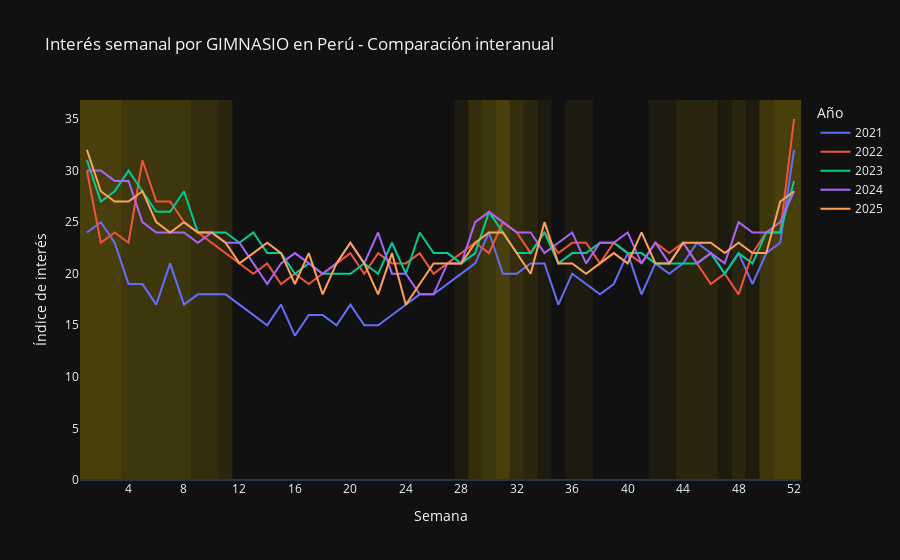
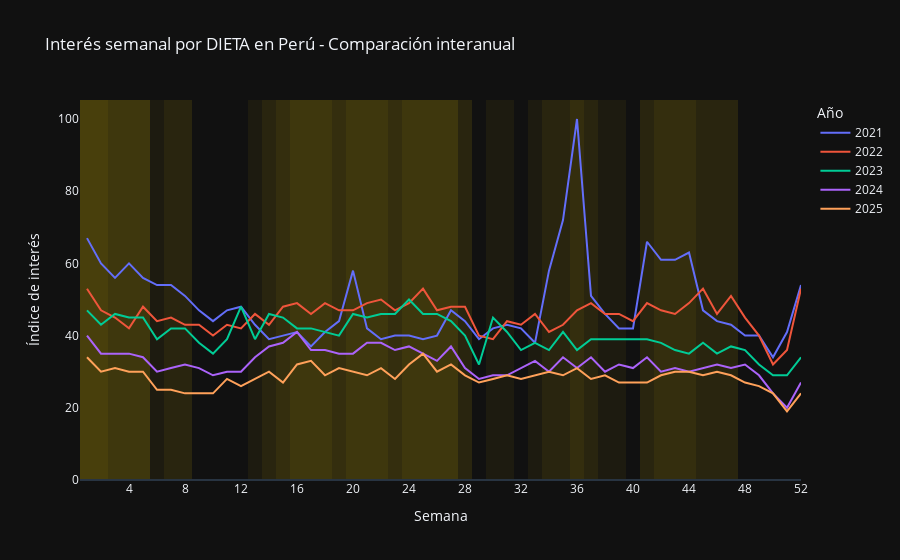
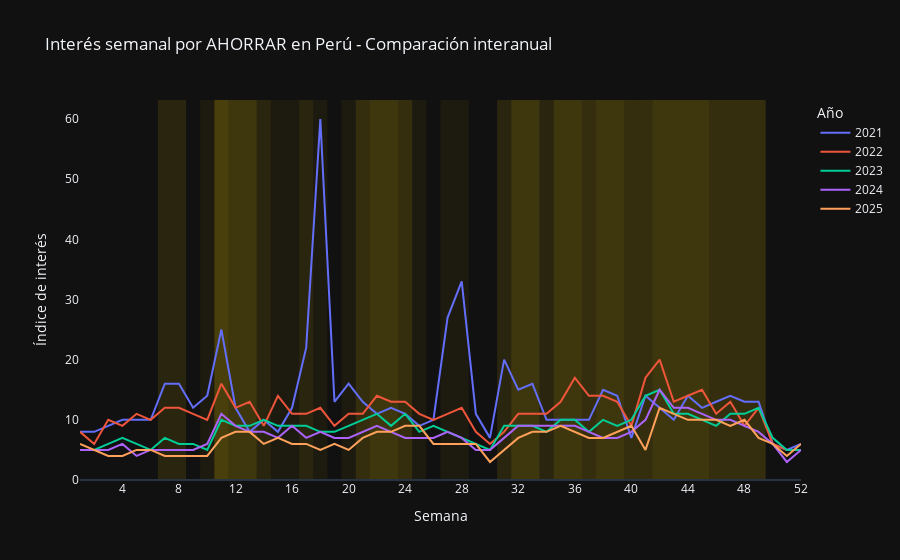

The cell these charts' notebook holds for them, in order:
### Code cell
for keyword in df['keyword'].unique():
    df_keyword = df[df['keyword'] == keyword]

    fig = px.line(
        df_keyword,
        x='week',
        y='interest',
        color='year',
        line_group='year',
        markers=False,
        title=f'Interés semanal por {keyword.upper()} en Perú - Comparación interanual',
        labels={
            'week': 'Semana',
            'interest': 'Índice de interés',
            'year': 'Año'
        },
        template='plotly_dark'
    )

    # Agregar bandas de hype
    hype_intervals = get_hype_intervals(df_keyword)

    for year, w_start, w_end in hype_intervals:
        fig.add_vrect(
            x0=w_start - 0.5,
            x1=w_end + 0.5,
            fillcolor='rgba(255, 215, 0, 0.05)',  # dorado suave
            layer='below',
            line_width=0
        )

    fig.update_layout(
        xaxis=dict(dtick=4),
        hovermode='x unified'
    )

    fig.update_xaxes(showgrid=False)
    fig.update_yaxes(rangemode='tozero', showgrid=False)

    fig.show()

### Figure 1 — Plotly figure (JSON) as saved in the notebook; plotly's stock layout.template omitted (floating-point values rounded to 4 significant figures)
{"data": [{"hovertemplate": "Año=2021<br>Semana=%{x}<br>Índice de interés=%{y}<extra></extra>", "legendgroup": "2021", "line": {"color": "#636efa", "dash": "solid"}, "marker": {"symbol": "circle"}, "mode": "lines", "name": "2021", "orientation": "v", "showlegend": true, "type": "scatter", "x": [1, 2, 3, 4, 5, 6, 7, 8, 9, 10, 11, 12, 13, 14, 15, 16, 17, 18, 19, 20, 21, 22, 23, 24, 25, 26, 27, 28, 29, 30, 31, 32, 33, 34, 35, 36, 37, 38, 39, 40, 41, 42, 43, 44, 45, 46, 47, 48, 49, 50, 51, 52], "xaxis": "x", "y": [24, 25, 23, 19, 19, 17, 21, 17, 18, 18, 18, 17, 16, 15, 17, 14, 16, 16, 15, 17, 15, 15, 16, 17, 18, 18, 19, 20, 21, 24, 20, 20, 21, 21, 17, 20, 19, 18, 19, 22, 18, 21, 20, 21, 23, 22, 20, 22, 19, 22, 23, 32], "yaxis": "y"}, {"hovertemplate": "Año=2022<br>Semana=%{x}<br>Índice de interés=%{y}<extra></extra>", "legendgroup": "2022", "line": {"color": "#EF553B", "dash": "solid"}, "marker": {"symbol": "circle"}, "mode": "lines", "name": "2022", "orientation": "v", "showlegend": true, "type": "scatter", "x": [1, 2, 3, 4, 5, 6, 7, 8, 9, 10, 11, 12, 13, 14, 15, 16, 17, 18, 19, 20, 21, 22, 23, 24, 25, 26, 27, 28, 29, 30, 31, 32, 33, 34, 35, 36, 37, 38, 39, 40, 41, 42, 43, 44, 45, 46, 47, 48, 49, 50, 51, 52], "xaxis": "x", "y": [30, 23, 24, 23, 31, 27, 27, 25, 24, 23, 22, 21, 20, 21, 19, 20, 19, 20, 21, 22, 20, 22, 21, 21, 22, 20, 21, 22, 23, 22, 25, 24, 22, 24, 22, 23, 23, 21, 23, 22, 21, 23, 22, 23, 21, 19, 20, 18, 22, 24, 24, 35], "yaxis": "y"}, {"hovertemplate": "Año=2023<br>Semana=%{x}<br>Índice de interés=%{y}<extra></extra>", "legendgroup": "2023", "line": {"color": "#00cc96", "dash": "solid"}, "marker": {"symbol": "circle"}, "mode": "lines", "name": "2023", "orientation": "v", "showlegend": true, "type": "scatter", "x": [1, 2, 3, 4, 5, 6, 7, 8, 9, 10, 11, 12, 13, 14, 15, 16, 17, 18, 19, 20, 21, 22, 23, 24, 25, 26, 27, 28, 29, 30, 31, 32, 33, 34, 35, 36, 37, 38, 39, 40, 41, 42, 43, 44, 45, 46, 47, 48, 49, 50, 51, 52], "xaxis": "x", "y": [31, 27, 28, 30, 28, 26, 26, 28, 24, 24, 24, 23, 24, 22, 22, 20, 21, 20, 20, 20, 21, 20, 23, 20, 24, 22, 22, 21, 22, 26, 24, 22, 22, 24, 21, 22, 22, 23, 23, 22, 22, 21, 21, 21, 21, 22, 20, 22, 21, 24, 24, 29], "yaxis": "y"}, {"hovertemplate": "Año=2024<br>Semana=%{x}<br>Índice de interés=%{y}<extra></extra>", "legendgroup": "2024", "line": {"color": "#ab63fa", "dash": "solid"}, "marker": {"symbol": "circle"}, "mode": "lines", "name": "2024", "orientation": "v", "showlegend": true, "type": "scatter", "x": [1, 2, 3, 4, 5, 6, 7, 8, 9, 10, 11, 12, 13, 14, 15, 16, 17, 18, 19, 20, 21, 22, 23, 24, 25, 26, 27, 28, 29, 30, 31, 32, 33, 34, 35, 36, 37, 38, 39, 40, 41, 42, 43, 44, 45, 46, 47, 48, 49, 50, 51, 52], "xaxis": "x", "y": [30, 30, 29, 29, 25, 24, 24, 24, 23, 24, 23, 23, 21, 19, 21, 22, 21, 20, 21, 23, 21, 24, 20, 20, 18, 18, 21, 21, 25, 26, 25, 24, 24, 22, 23, 24, 21, 23, 23, 24, 21, 23, 21, 23, 21, 22, 21, 25, 24, 24, 25, 28], "yaxis": "y"}, {"hovertemplate": "Año=2025<br>Semana=%{x}<br>Índice de interés=%{y}<extra></extra>", "legendgroup": "2025", "line": {"color": "#FFA15A", "dash": "solid"}, "marker": {"symbol": "circle"}, "mode": "lines", "name": "2025", "orientation": "v", "showlegend": true, "type": "scatter", "x": [1, 2, 3, 4, 5, 6, 7, 8, 9, 10, 11, 12, 13, 14, 15, 16, 17, 18, 19, 20, 21, 22, 23, 24, 25, 26, 27, 28, 29, 30, 31, 32, 33, 34, 35, 36, 37, 38, 39, 40, 41, 42, 43, 44, 45, 46, 47, 48, 49, 50, 51, 52], "xaxis": "x", "y": [32, 28, 27, 27, 28, 25, 24, 25, 24, 24, 23, 21, 22, 23, 22, 19, 22, 18, 21, 23, 21, 18, 22, 17, 19, 21, 21, 21, 23, 24, 24, 22, 20, 25, 21, 21, 20, 21, 22, 21, 24, 21, 21, 23, 23, 23, 22, 23, 22, 22, 27, 28], "yaxis": "y"}], "layout": {"hovermode": "x unified", "legend": {"title": {"text": "Año"}, "tracegroupgap": 0}, "shapes": [{"fillcolor": "rgba(255, 215, 0, 0.05)", "layer": "below", "line": {"width": 0}, "type": "rect", "x0": 0.5, "x1": 3.5, "xref": "x", "y0": 0, "y1": 1, "yref": "y domain"}, {"fillcolor": "rgba(255, 215, 0, 0.05)", "layer": "below", "line": {"width": 0}, "type": "rect", "x0": 27.5, "x1": 34.5, "xref": "x", "y0": 0, "y1": 1, "yref": "y domain"}, {"fillcolor": "rgba(255, 215, 0, 0.05)", "layer": "below", "line": {"width": 0}, "type": "rect", "x0": 41.5, "x1": 48.5, "xref": "x", "y0": 0, "y1": 1, "yref": "y domain"}, {"fillcolor": "rgba(255, 215, 0, 0.05)", "layer": "below", "line": {"width": 0}, "type": "rect", "x0": 49.5, "x1": 52.5, "xref": "x", "y0": 0, "y1": 1, "yref": "y domain"}, {"fillcolor": "rgba(255, 215, 0, 0.05)", "layer": "below", "line": {"width": 0}, "type": "rect", "x0": 0.5, "x1": 10.5, "xref": "x", "y0": 0, "y1": 1, "yref": "y domain"}, {"fillcolor": "rgba(255, 215, 0, 0.05)", "layer": "below", "line": {"width": 0}, "type": "rect", "x0": 30.5, "x1": 32.5, "xref": "x", "y0": 0, "y1": 1, "yref": "y domain"}, {"fillcolor": "rgba(255, 215, 0, 0.05)", "layer": "below", "line": {"width": 0}, "type": "rect", "x0": 35.5, "x1": 37.5, "xref": "x", "y0": 0, "y1": 1, "yref": "y domain"}, {"fillcolor": "rgba(255, 215, 0, 0.05)", "layer": "below", "line": {"width": 0}, "type": "rect", "x0": 49.5, "x1": 52.5, "xref": "x", "y0": 0, "y1": 1, "yref": "y domain"}, {"fillcolor": "rgba(255, 215, 0, 0.05)", "layer": "below", "line": {"width": 0}, "type": "rect", "x0": 0.5, "x1": 11.5, "xref": "x", "y0": 0, "y1": 1, "yref": "y domain"}, {"fillcolor": "rgba(255, 215, 0, 0.05)", "layer": "below", "line": {"width": 0}, "type": "rect", "x0": 29.5, "x1": 31.5, "xref": "x", "y0": 0, "y1": 1, "yref": "y domain"}, {"fillcolor": "rgba(255, 215, 0, 0.05)", "layer": "below", "line": {"width": 0}, "type": "rect", "x0": 49.5, "x1": 52.5, "xref": "x", "y0": 0, "y1": 1, "yref": "y domain"}, {"fillcolor": "rgba(255, 215, 0, 0.05)", "layer": "below", "line": {"width": 0}, "type": "rect", "x0": 0.5, "x1": 8.5, "xref": "x", "y0": 0, "y1": 1, "yref": "y domain"}, {"fillcolor": "rgba(255, 215, 0, 0.05)", "layer": "below", "line": {"width": 0}, "type": "rect", "x0": 28.5, "x1": 33.5, "xref": "x", "y0": 0, "y1": 1, "yref": "y domain"}, {"fillcolor": "rgba(255, 215, 0, 0.05)", "layer": "below", "line": {"width": 0}, "type": "rect", "x0": 47.5, "x1": 52.5, "xref": "x", "y0": 0, "y1": 1, "yref": "y domain"}, {"fillcolor": "rgba(255, 215, 0, 0.05)", "layer": "below", "line": {"width": 0}, "type": "rect", "x0": 0.5, "x1": 11.5, "xref": "x", "y0": 0, "y1": 1, "yref": "y domain"}, {"fillcolor": "rgba(255, 215, 0, 0.05)", "layer": "below", "line": {"width": 0}, "type": "rect", "x0": 28.5, "x1": 31.5, "xref": "x", "y0": 0, "y1": 1, "yref": "y domain"}, {"fillcolor": "rgba(255, 215, 0, 0.05)", "layer": "below", "line": {"width": 0}, "type": "rect", "x0": 43.5, "x1": 46.5, "xref": "x", "y0": 0, "y1": 1, "yref": "y domain"}, {"fillcolor": "rgba(255, 215, 0, 0.05)", "layer": "below", "line": {"width": 0}, "type": "rect", "x0": 50.5, "x1": 52.5, "xref": "x", "y0": 0, "y1": 1, "yref": "y domain"}], "title": {"text": "Interés semanal por GIMNASIO en Perú - Comparación interanual"}, "xaxis": {"anchor": "y", "domain": [0, 1], "dtick": 4, "showgrid": false, "title": {"text": "Semana"}}, "yaxis": {"anchor": "x", "domain": [0, 1], "rangemode": "tozero", "showgrid": false, "title": {"text": "Índice de interés"}}}}

### Figure 2 — Plotly figure (JSON) as saved in the notebook; plotly's stock layout.template omitted (floating-point values rounded to 4 significant figures)
{"data": [{"hovertemplate": "Año=2021<br>Semana=%{x}<br>Índice de interés=%{y}<extra></extra>", "legendgroup": "2021", "line": {"color": "#636efa", "dash": "solid"}, "marker": {"symbol": "circle"}, "mode": "lines", "name": "2021", "orientation": "v", "showlegend": true, "type": "scatter", "x": [1, 2, 3, 4, 5, 6, 7, 8, 9, 10, 11, 12, 13, 14, 15, 16, 17, 18, 19, 20, 21, 22, 23, 24, 25, 26, 27, 28, 29, 30, 31, 32, 33, 34, 35, 36, 37, 38, 39, 40, 41, 42, 43, 44, 45, 46, 47, 48, 49, 50, 51, 52], "xaxis": "x", "y": [67, 60, 56, 60, 56, 54, 54, 51, 47, 44, 47, 48, 43, 39, 40, 41, 37, 41, 44, 58, 42, 39, 40, 40, 39, 40, 47, 44, 39, 42, 43, 42, 38, 58, 72, 100, 51, 46, 42, 42, 66, 61, 61, 63, 47, 44, 43, 40, 40, 34, 41, 54], "yaxis": "y"}, {"hovertemplate": "Año=2022<br>Semana=%{x}<br>Índice de interés=%{y}<extra></extra>", "legendgroup": "2022", "line": {"color": "#EF553B", "dash": "solid"}, "marker": {"symbol": "circle"}, "mode": "lines", "name": "2022", "orientation": "v", "showlegend": true, "type": "scatter", "x": [1, 2, 3, 4, 5, 6, 7, 8, 9, 10, 11, 12, 13, 14, 15, 16, 17, 18, 19, 20, 21, 22, 23, 24, 25, 26, 27, 28, 29, 30, 31, 32, 33, 34, 35, 36, 37, 38, 39, 40, 41, 42, 43, 44, 45, 46, 47, 48, 49, 50, 51, 52], "xaxis": "x", "y": [53, 47, 45, 42, 48, 44, 45, 43, 43, 40, 43, 42, 46, 43, 48, 49, 46, 49, 47, 47, 49, 50, 47, 49, 53, 47, 48, 48, 40, 39, 44, 43, 46, 41, 43, 47, 49, 46, 46, 44, 49, 47, 46, 49, 53, 46, 51, 45, 40, 32, 36, 53], "yaxis": "y"}, {"hovertemplate": "Año=2023<br>Semana=%{x}<br>Índice de interés=%{y}<extra></extra>", "legendgroup": "2023", "line": {"color": "#00cc96", "dash": "solid"}, "marker": {"symbol": "circle"}, "mode": "lines", "name": "2023", "orientation": "v", "showlegend": true, "type": "scatter", "x": [1, 2, 3, 4, 5, 6, 7, 8, 9, 10, 11, 12, 13, 14, 15, 16, 17, 18, 19, 20, 21, 22, 23, 24, 25, 26, 27, 28, 29, 30, 31, 32, 33, 34, 35, 36, 37, 38, 39, 40, 41, 42, 43, 44, 45, 46, 47, 48, 49, 50, 51, 52], "xaxis": "x", "y": [47, 43, 46, 45, 45, 39, 42, 42, 38, 35, 39, 48, 39, 46, 45, 42, 42, 41, 40, 46, 45, 46, 46, 50, 46, 46, 44, 40, 32, 45, 41, 36, 38, 36, 41, 36, 39, 39, 39, 39, 39, 38, 36, 35, 38, 35, 37, 36, 32, 29, 29, 34], "yaxis": "y"}, {"hovertemplate": "Año=2024<br>Semana=%{x}<br>Índice de interés=%{y}<extra></extra>", "legendgroup": "2024", "line": {"color": "#ab63fa", "dash": "solid"}, "marker": {"symbol": "circle"}, "mode": "lines", "name": "2024", "orientation": "v", "showlegend": true, "type": "scatter", "x": [1, 2, 3, 4, 5, 6, 7, 8, 9, 10, 11, 12, 13, 14, 15, 16, 17, 18, 19, 20, 21, 22, 23, 24, 25, 26, 27, 28, 29, 30, 31, 32, 33, 34, 35, 36, 37, 38, 39, 40, 41, 42, 43, 44, 45, 46, 47, 48, 49, 50, 51, 52], "xaxis": "x", "y": [40, 35, 35, 35, 34, 30, 31, 32, 31, 29, 30, 30, 34, 37, 38, 41, 36, 36, 35, 35, 38, 38, 36, 37, 35, 33, 37, 31, 28, 29, 29, 31, 33, 30, 34, 31, 34, 30, 32, 31, 34, 30, 31, 30, 31, 32, 31, 32, 29, 24, 20, 27], "yaxis": "y"}, {"hovertemplate": "Año=2025<br>Semana=%{x}<br>Índice de interés=%{y}<extra></extra>", "legendgroup": "2025", "line": {"color": "#FFA15A", "dash": "solid"}, "marker": {"symbol": "circle"}, "mode": "lines", "name": "2025", "orientation": "v", "showlegend": true, "type": "scatter", "x": [1, 2, 3, 4, 5, 6, 7, 8, 9, 10, 11, 12, 13, 14, 15, 16, 17, 18, 19, 20, 21, 22, 23, 24, 25, 26, 27, 28, 29, 30, 31, 32, 33, 34, 35, 36, 37, 38, 39, 40, 41, 42, 43, 44, 45, 46, 47, 48, 49, 50, 51, 52], "xaxis": "x", "y": [34, 30, 31, 30, 30, 25, 25, 24, 24, 24, 28, 26, 28, 30, 27, 32, 33, 29, 31, 30, 29, 31, 28, 32, 35, 30, 32, 29, 27, 28, 29, 28, 29, 30, 29, 31, 28, 29, 27, 27, 27, 29, 30, 30, 29, 30, 29, 27, 26, 24, 19, 24], "yaxis": "y"}], "layout": {"hovermode": "x unified", "legend": {"title": {"text": "Año"}, "tracegroupgap": 0}, "shapes": [{"fillcolor": "rgba(255, 215, 0, 0.05)", "layer": "below", "line": {"width": 0}, "type": "rect", "x0": 0.5, "x1": 8.5, "xref": "x", "y0": 0, "y1": 1, "yref": "y domain"}, {"fillcolor": "rgba(255, 215, 0, 0.05)", "layer": "below", "line": {"width": 0}, "type": "rect", "x0": 33.5, "x1": 37.5, "xref": "x", "y0": 0, "y1": 1, "yref": "y domain"}, {"fillcolor": "rgba(255, 215, 0, 0.05)", "layer": "below", "line": {"width": 0}, "type": "rect", "x0": 40.5, "x1": 44.5, "xref": "x", "y0": 0, "y1": 1, "yref": "y domain"}, {"fillcolor": "rgba(255, 215, 0, 0.05)", "layer": "below", "line": {"width": 0}, "type": "rect", "x0": 0.5, "x1": 2.5, "xref": "x", "y0": 0, "y1": 1, "yref": "y domain"}, {"fillcolor": "rgba(255, 215, 0, 0.05)", "layer": "below", "line": {"width": 0}, "type": "rect", "x0": 14.5, "x1": 28.5, "xref": "x", "y0": 0, "y1": 1, "yref": "y domain"}, {"fillcolor": "rgba(255, 215, 0, 0.05)", "layer": "below", "line": {"width": 0}, "type": "rect", "x0": 35.5, "x1": 39.5, "xref": "x", "y0": 0, "y1": 1, "yref": "y domain"}, {"fillcolor": "rgba(255, 215, 0, 0.05)", "layer": "below", "line": {"width": 0}, "type": "rect", "x0": 40.5, "x1": 47.5, "xref": "x", "y0": 0, "y1": 1, "yref": "y domain"}, {"fillcolor": "rgba(255, 215, 0, 0.05)", "layer": "below", "line": {"width": 0}, "type": "rect", "x0": 0.5, "x1": 5.5, "xref": "x", "y0": 0, "y1": 1, "yref": "y domain"}, {"fillcolor": "rgba(255, 215, 0, 0.05)", "layer": "below", "line": {"width": 0}, "type": "rect", "x0": 6.5, "x1": 8.5, "xref": "x", "y0": 0, "y1": 1, "yref": "y domain"}, {"fillcolor": "rgba(255, 215, 0, 0.05)", "layer": "below", "line": {"width": 0}, "type": "rect", "x0": 13.5, "x1": 18.5, "xref": "x", "y0": 0, "y1": 1, "yref": "y domain"}, {"fillcolor": "rgba(255, 215, 0, 0.05)", "layer": "below", "line": {"width": 0}, "type": "rect", "x0": 19.5, "x1": 27.5, "xref": "x", "y0": 0, "y1": 1, "yref": "y domain"}, {"fillcolor": "rgba(255, 215, 0, 0.05)", "layer": "below", "line": {"width": 0}, "type": "rect", "x0": 29.5, "x1": 31.5, "xref": "x", "y0": 0, "y1": 1, "yref": "y domain"}, {"fillcolor": "rgba(255, 215, 0, 0.05)", "layer": "below", "line": {"width": 0}, "type": "rect", "x0": 0.5, "x1": 5.5, "xref": "x", "y0": 0, "y1": 1, "yref": "y domain"}, {"fillcolor": "rgba(255, 215, 0, 0.05)", "layer": "below", "line": {"width": 0}, "type": "rect", "x0": 12.5, "x1": 27.5, "xref": "x", "y0": 0, "y1": 1, "yref": "y domain"}, {"fillcolor": "rgba(255, 215, 0, 0.05)", "layer": "below", "line": {"width": 0}, "type": "rect", "x0": 0.5, "x1": 5.5, "xref": "x", "y0": 0, "y1": 1, "yref": "y domain"}, {"fillcolor": "rgba(255, 215, 0, 0.05)", "layer": "below", "line": {"width": 0}, "type": "rect", "x0": 15.5, "x1": 22.5, "xref": "x", "y0": 0, "y1": 1, "yref": "y domain"}, {"fillcolor": "rgba(255, 215, 0, 0.05)", "layer": "below", "line": {"width": 0}, "type": "rect", "x0": 23.5, "x1": 28.5, "xref": "x", "y0": 0, "y1": 1, "yref": "y domain"}, {"fillcolor": "rgba(255, 215, 0, 0.05)", "layer": "below", "line": {"width": 0}, "type": "rect", "x0": 32.5, "x1": 36.5, "xref": "x", "y0": 0, "y1": 1, "yref": "y domain"}, {"fillcolor": "rgba(255, 215, 0, 0.05)", "layer": "below", "line": {"width": 0}, "type": "rect", "x0": 41.5, "x1": 47.5, "xref": "x", "y0": 0, "y1": 1, "yref": "y domain"}], "title": {"text": "Interés semanal por DIETA en Perú - Comparación interanual"}, "xaxis": {"anchor": "y", "domain": [0, 1], "dtick": 4, "showgrid": false, "title": {"text": "Semana"}}, "yaxis": {"anchor": "x", "domain": [0, 1], "rangemode": "tozero", "showgrid": false, "title": {"text": "Índice de interés"}}}}

### Figure 3 — Plotly figure (JSON) as saved in the notebook; plotly's stock layout.template omitted (floating-point values rounded to 4 significant figures)
{"data": [{"hovertemplate": "Año=2021<br>Semana=%{x}<br>Índice de interés=%{y}<extra></extra>", "legendgroup": "2021", "line": {"color": "#636efa", "dash": "solid"}, "marker": {"symbol": "circle"}, "mode": "lines", "name": "2021", "orientation": "v", "showlegend": true, "type": "scatter", "x": [1, 2, 3, 4, 5, 6, 7, 8, 9, 10, 11, 12, 13, 14, 15, 16, 17, 18, 19, 20, 21, 22, 23, 24, 25, 26, 27, 28, 29, 30, 31, 32, 33, 34, 35, 36, 37, 38, 39, 40, 41, 42, 43, 44, 45, 46, 47, 48, 49, 50, 51, 52], "xaxis": "x", "y": [8, 8, 9, 10, 10, 10, 16, 16, 12, 14, 25, 12, 8, 10, 8, 12, 22, 60, 13, 16, 13, 11, 12, 11, 9, 10, 27, 33, 11, 7, 20, 15, 16, 10, 10, 10, 10, 15, 14, 7, 14, 12, 10, 14, 12, 13, 14, 13, 13, 6, 5, 6], "yaxis": "y"}, {"hovertemplate": "Año=2022<br>Semana=%{x}<br>Índice de interés=%{y}<extra></extra>", "legendgroup": "2022", "line": {"color": "#EF553B", "dash": "solid"}, "marker": {"symbol": "circle"}, "mode": "lines", "name": "2022", "orientation": "v", "showlegend": true, "type": "scatter", "x": [1, 2, 3, 4, 5, 6, 7, 8, 9, 10, 11, 12, 13, 14, 15, 16, 17, 18, 19, 20, 21, 22, 23, 24, 25, 26, 27, 28, 29, 30, 31, 32, 33, 34, 35, 36, 37, 38, 39, 40, 41, 42, 43, 44, 45, 46, 47, 48, 49, 50, 51, 52], "xaxis": "x", "y": [8, 6, 10, 9, 11, 10, 12, 12, 11, 10, 16, 12, 13, 9, 14, 11, 11, 12, 9, 11, 11, 14, 13, 13, 11, 10, 11, 12, 8, 6, 8, 11, 11, 11, 13, 17, 14, 14, 13, 9, 17, 20, 13, 14, 15, 11, 13, 9, 12, 6, 5, 5], "yaxis": "y"}, {"hovertemplate": "Año=2023<br>Semana=%{x}<br>Índice de interés=%{y}<extra></extra>", "legendgroup": "2023", "line": {"color": "#00cc96", "dash": "solid"}, "marker": {"symbol": "circle"}, "mode": "lines", "name": "2023", "orientation": "v", "showlegend": true, "type": "scatter", "x": [1, 2, 3, 4, 5, 6, 7, 8, 9, 10, 11, 12, 13, 14, 15, 16, 17, 18, 19, 20, 21, 22, 23, 24, 25, 26, 27, 28, 29, 30, 31, 32, 33, 34, 35, 36, 37, 38, 39, 40, 41, 42, 43, 44, 45, 46, 47, 48, 49, 50, 51, 52], "xaxis": "x", "y": [5, 5, 6, 7, 6, 5, 7, 6, 6, 5, 10, 9, 9, 10, 9, 9, 9, 8, 8, 9, 10, 11, 9, 11, 8, 9, 8, 7, 6, 5, 9, 9, 9, 8, 10, 10, 8, 10, 9, 10, 14, 15, 11, 11, 10, 9, 11, 11, 12, 7, 5, 5], "yaxis": "y"}, {"hovertemplate": "Año=2024<br>Semana=%{x}<br>Índice de interés=%{y}<extra></extra>", "legendgroup": "2024", "line": {"color": "#ab63fa", "dash": "solid"}, "marker": {"symbol": "circle"}, "mode": "lines", "name": "2024", "orientation": "v", "showlegend": true, "type": "scatter", "x": [1, 2, 3, 4, 5, 6, 7, 8, 9, 10, 11, 12, 13, 14, 15, 16, 17, 18, 19, 20, 21, 22, 23, 24, 25, 26, 27, 28, 29, 30, 31, 32, 33, 34, 35, 36, 37, 38, 39, 40, 41, 42, 43, 44, 45, 46, 47, 48, 49, 50, 51, 52], "xaxis": "x", "y": [5, 5, 5, 6, 4, 5, 5, 5, 5, 6, 11, 9, 8, 8, 7, 9, 7, 8, 7, 7, 8, 9, 8, 7, 7, 7, 8, 7, 5, 5, 7, 9, 9, 9, 9, 9, 8, 7, 7, 8, 10, 15, 12, 12, 11, 10, 10, 9, 8, 6, 3, 5], "yaxis": "y"}, {"hovertemplate": "Año=2025<br>Semana=%{x}<br>Índice de interés=%{y}<extra></extra>", "legendgroup": "2025", "line": {"color": "#FFA15A", "dash": "solid"}, "marker": {"symbol": "circle"}, "mode": "lines", "name": "2025", "orientation": "v", "showlegend": true, "type": "scatter", "x": [1, 2, 3, 4, 5, 6, 7, 8, 9, 10, 11, 12, 13, 14, 15, 16, 17, 18, 19, 20, 21, 22, 23, 24, 25, 26, 27, 28, 29, 30, 31, 32, 33, 34, 35, 36, 37, 38, 39, 40, 41, 42, 43, 44, 45, 46, 47, 48, 49, 50, 51, 52], "xaxis": "x", "y": [6, 5, 4, 4, 5, 5, 4, 4, 4, 4, 7, 8, 8, 6, 7, 6, 6, 5, 6, 5, 7, 8, 8, 9, 9, 6, 6, 6, 6, 3, 5, 7, 8, 8, 9, 8, 7, 7, 8, 9, 5, 12, 11, 10, 10, 10, 9, 10, 7, 6, 4, 6], "yaxis": "y"}], "layout": {"hovermode": "x unified", "legend": {"title": {"text": "Año"}, "tracegroupgap": 0}, "shapes": [{"fillcolor": "rgba(255, 215, 0, 0.05)", "layer": "below", "line": {"width": 0}, "type": "rect", "x0": 6.5, "x1": 8.5, "xref": "x", "y0": 0, "y1": 1, "yref": "y domain"}, {"fillcolor": "rgba(255, 215, 0, 0.05)", "layer": "below", "line": {"width": 0}, "type": "rect", "x0": 9.5, "x1": 11.5, "xref": "x", "y0": 0, "y1": 1, "yref": "y domain"}, {"fillcolor": "rgba(255, 215, 0, 0.05)", "layer": "below", "line": {"width": 0}, "type": "rect", "x0": 16.5, "x1": 18.5, "xref": "x", "y0": 0, "y1": 1, "yref": "y domain"}, {"fillcolor": "rgba(255, 215, 0, 0.05)", "layer": "below", "line": {"width": 0}, "type": "rect", "x0": 26.5, "x1": 28.5, "xref": "x", "y0": 0, "y1": 1, "yref": "y domain"}, {"fillcolor": "rgba(255, 215, 0, 0.05)", "layer": "below", "line": {"width": 0}, "type": "rect", "x0": 30.5, "x1": 33.5, "xref": "x", "y0": 0, "y1": 1, "yref": "y domain"}, {"fillcolor": "rgba(255, 215, 0, 0.05)", "layer": "below", "line": {"width": 0}, "type": "rect", "x0": 37.5, "x1": 39.5, "xref": "x", "y0": 0, "y1": 1, "yref": "y domain"}, {"fillcolor": "rgba(255, 215, 0, 0.05)", "layer": "below", "line": {"width": 0}, "type": "rect", "x0": 6.5, "x1": 8.5, "xref": "x", "y0": 0, "y1": 1, "yref": "y domain"}, {"fillcolor": "rgba(255, 215, 0, 0.05)", "layer": "below", "line": {"width": 0}, "type": "rect", "x0": 10.5, "x1": 13.5, "xref": "x", "y0": 0, "y1": 1, "yref": "y domain"}, {"fillcolor": "rgba(255, 215, 0, 0.05)", "layer": "below", "line": {"width": 0}, "type": "rect", "x0": 21.5, "x1": 24.5, "xref": "x", "y0": 0, "y1": 1, "yref": "y domain"}, {"fillcolor": "rgba(255, 215, 0, 0.05)", "layer": "below", "line": {"width": 0}, "type": "rect", "x0": 34.5, "x1": 39.5, "xref": "x", "y0": 0, "y1": 1, "yref": "y domain"}, {"fillcolor": "rgba(255, 215, 0, 0.05)", "layer": "below", "line": {"width": 0}, "type": "rect", "x0": 40.5, "x1": 45.5, "xref": "x", "y0": 0, "y1": 1, "yref": "y domain"}, {"fillcolor": "rgba(255, 215, 0, 0.05)", "layer": "below", "line": {"width": 0}, "type": "rect", "x0": 10.5, "x1": 17.5, "xref": "x", "y0": 0, "y1": 1, "yref": "y domain"}, {"fillcolor": "rgba(255, 215, 0, 0.05)", "layer": "below", "line": {"width": 0}, "type": "rect", "x0": 19.5, "x1": 24.5, "xref": "x", "y0": 0, "y1": 1, "yref": "y domain"}, {"fillcolor": "rgba(255, 215, 0, 0.05)", "layer": "below", "line": {"width": 0}, "type": "rect", "x0": 30.5, "x1": 33.5, "xref": "x", "y0": 0, "y1": 1, "yref": "y domain"}, {"fillcolor": "rgba(255, 215, 0, 0.05)", "layer": "below", "line": {"width": 0}, "type": "rect", "x0": 34.5, "x1": 36.5, "xref": "x", "y0": 0, "y1": 1, "yref": "y domain"}, {"fillcolor": "rgba(255, 215, 0, 0.05)", "layer": "below", "line": {"width": 0}, "type": "rect", "x0": 37.5, "x1": 49.5, "xref": "x", "y0": 0, "y1": 1, "yref": "y domain"}, {"fillcolor": "rgba(255, 215, 0, 0.05)", "layer": "below", "line": {"width": 0}, "type": "rect", "x0": 10.5, "x1": 14.5, "xref": "x", "y0": 0, "y1": 1, "yref": "y domain"}, {"fillcolor": "rgba(255, 215, 0, 0.05)", "layer": "below", "line": {"width": 0}, "type": "rect", "x0": 20.5, "x1": 23.5, "xref": "x", "y0": 0, "y1": 1, "yref": "y domain"}, {"fillcolor": "rgba(255, 215, 0, 0.05)", "layer": "below", "line": {"width": 0}, "type": "rect", "x0": 31.5, "x1": 37.5, "xref": "x", "y0": 0, "y1": 1, "yref": "y domain"}, {"fillcolor": "rgba(255, 215, 0, 0.05)", "layer": "below", "line": {"width": 0}, "type": "rect", "x0": 39.5, "x1": 49.5, "xref": "x", "y0": 0, "y1": 1, "yref": "y domain"}, {"fillcolor": "rgba(255, 215, 0, 0.05)", "layer": "below", "line": {"width": 0}, "type": "rect", "x0": 10.5, "x1": 13.5, "xref": "x", "y0": 0, "y1": 1, "yref": "y domain"}, {"fillcolor": "rgba(255, 215, 0, 0.05)", "layer": "below", "line": {"width": 0}, "type": "rect", "x0": 20.5, "x1": 25.5, "xref": "x", "y0": 0, "y1": 1, "yref": "y domain"}, {"fillcolor": "rgba(255, 215, 0, 0.05)", "layer": "below", "line": {"width": 0}, "type": "rect", "x0": 31.5, "x1": 40.5, "xref": "x", "y0": 0, "y1": 1, "yref": "y domain"}, {"fillcolor": "rgba(255, 215, 0, 0.05)", "layer": "below", "line": {"width": 0}, "type": "rect", "x0": 41.5, "x1": 49.5, "xref": "x", "y0": 0, "y1": 1, "yref": "y domain"}], "title": {"text": "Interés semanal por AHORRAR en Perú - Comparación interanual"}, "xaxis": {"anchor": "y", "domain": [0, 1], "dtick": 4, "showgrid": false, "title": {"text": "Semana"}}, "yaxis": {"anchor": "x", "domain": [0, 1], "rangemode": "tozero", "showgrid": false, "title": {"text": "Índice de interés"}}}}
